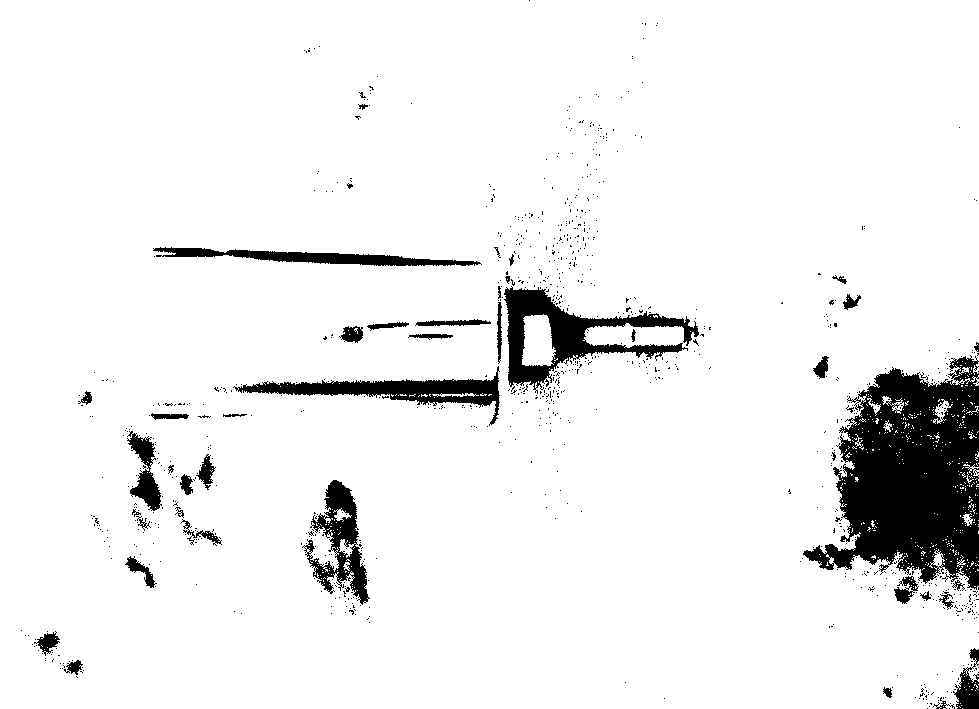
//> input picture 06.png, 979 x 709 px
$ ./膨胀腐蚀   (built with g++ and OpenCV 4)
//> lines starting //> are read from the running program, lines starting //| are printed output that depends on the picture; after the words box and inside, x2 and y2 are one past the last pixel; in counts of white or black regions, pixels touching at a corner belong together

//-----------------------------------【程序说明】----------------------------------------------
//            程序名称:：《【OpenCV入门教程之十】形态学图像处理（一）：膨胀与腐蚀  》 博文配套源码
//            开发所用IDE版本：Visual Studio 2010
//          开发所用OpenCV版本： 2.4.8
//            2014年4月14日 Create by 浅墨
//            浅墨的微博：@浅墨_毛星云
//------------------------------------------------------------------------------------------------

//-----------------------------------【头文件包含部分】---------------------------------------
//            描述：包含程序所依赖的头文件
//----------------------------------------------------------------------------------------------
#include <opencv2/opencv.hpp>
#include <opencv2/highgui/highgui.hpp>
#include<opencv2/imgproc/imgproc.hpp>
#include <iostream>

//-----------------------------------【命名空间声明部分】---------------------------------------
//            描述：包含程序所使用的命名空间
//-----------------------------------------------------------------------------------------------
using namespace std;
using namespace cv;


//-----------------------------------【全局变量声明部分】--------------------------------------
//            描述：全局变量声明
//-----------------------------------------------------------------------------------------------
Mat g_srcImage, g_dstImage;//原始图和效果图
int g_nTrackbarNumer = 0;//0表示腐蚀erode, 1表示膨胀dilate
int g_nStructElementSize = 3; //结构元素(内核矩阵)的尺寸


							  //-----------------------------------【全局函数声明部分】--------------------------------------
							  //            描述：全局函数声明
							  //-----------------------------------------------------------------------------------------------
void Process();//膨胀和腐蚀的处理函数
void on_TrackbarNumChange(int, void *);//回调函数
void on_ElementSizeChange(int, void *);//回调函数


									   //-----------------------------------【main( )函数】--------------------------------------------
									   //            描述：控制台应用程序的入口函数，我们的程序从这里开始
									   //-----------------------------------------------------------------------------------------------
int main()
{
	//改变console字体颜色
	system("color5E");

	//载入原图
	g_srcImage = imread("06.png");
//> g_srcImage is the input picture: 709 rows x 979 cols, CV_8UC3; 93% white; 939 black regions (895 under 20 px), largest, box (x1, y1, x2, y2) and area: (803, 355, 979, 590) 24339, (504, 286, 699, 394) 6204, (233, 366, 500, 426) 4081
	if (!g_srcImage.data) { printf("Oh，no，读取srcImage错误~！\n"); return false; }

	//显示原始图
	namedWindow("【原始图】");
	imshow("【原始图】", g_srcImage);

	//进行初次腐蚀操作并显示效果图
	namedWindow("【效果图】");
	//获取自定义核
	Mat element = getStructuringElement(MORPH_RECT, Size(2 * g_nStructElementSize + 1, 2 * g_nStructElementSize + 1), Point(g_nStructElementSize, g_nStructElementSize));
	erode(g_srcImage, g_dstImage, element);
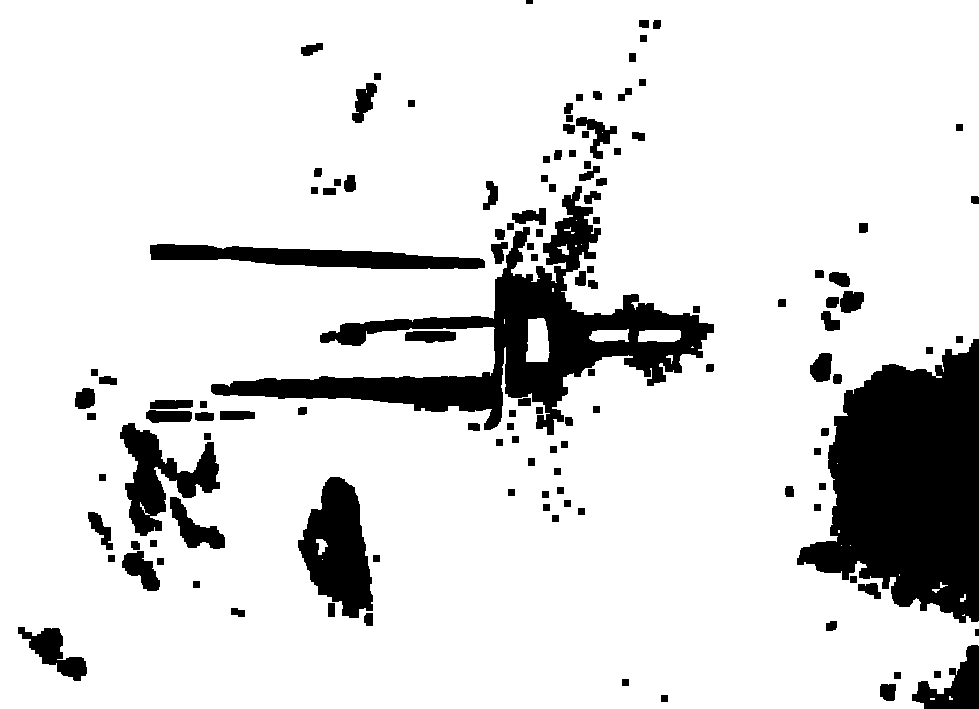
//> g_dstImage: 709 rows x 979 cols, CV_8UC3; 86.1% white; 128 black regions, largest, box (x1, y1, x2, y2) and area: (797, 339, 979, 623) 33774, (211, 186, 714, 435) 27520, (298, 477, 373, 618) 6579
	imshow("【效果图】", g_dstImage);

	//创建轨迹条
	createTrackbar("腐蚀/膨胀", "【效果图】", &g_nTrackbarNumer, 1, on_TrackbarNumChange);
//> slider '腐蚀/膨胀' is set to 1
	createTrackbar("内核尺寸", "【效果图】", &g_nStructElementSize, 21, on_ElementSizeChange);

	//输出一些帮助信息
	cout << endl << "\t嗯。运行成功，请调整滚动条观察图像效果~\n\n"
		<< "\t按下“q”键时，程序退出~!\n"
		<< "\n\n\t\t\t\tby浅墨";

	//轮询获取按键信息，若下q键，程序退出
	while (char(waitKey(1)) != 'q') {}
//> in Process, `dilate(g_srcImage, g_dstImage, element);`:
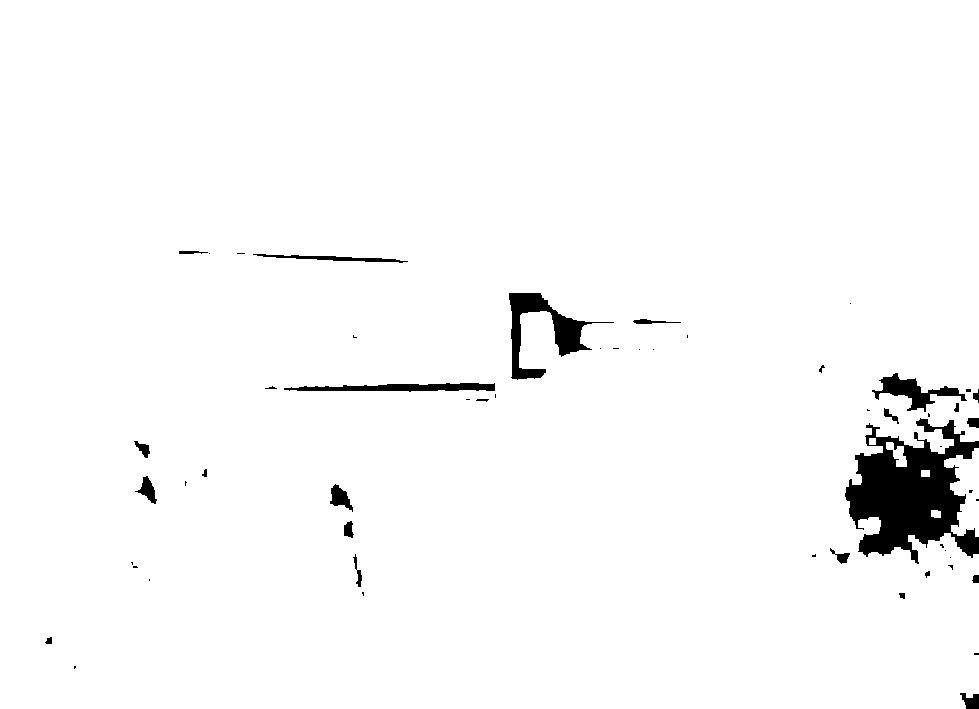
//> g_dstImage: 709 rows x 979 cols, CV_8UC3; 97.4% white; 55 black regions (30 under 20 px), largest, box (x1, y1, x2, y2) and area: (845, 418, 979, 564) 10580, (509, 293, 614, 380) 2537, (872, 373, 967, 412) 1211
//> the 'q' key is pressed

	return 0;
}

//-----------------------------【Process( )函数】------------------------------------
//            描述：进行自定义的腐蚀和膨胀操作
//-----------------------------------------------------------------------------------------
void Process()
{
	//获取自定义核
	Mat element = getStructuringElement(MORPH_RECT, Size(2 * g_nStructElementSize + 1, 2 * g_nStructElementSize + 1), Point(g_nStructElementSize, g_nStructElementSize));

	//进行腐蚀或膨胀操作
	if (g_nTrackbarNumer == 0) {
		erode(g_srcImage, g_dstImage, element);
	}
	else {
		dilate(g_srcImage, g_dstImage, element);
	}

	//显示效果图
	imshow("【效果图】", g_dstImage);
}


//-----------------------------【on_TrackbarNumChange( )函数】------------------------------------
//            描述：腐蚀和膨胀之间切换开关的回调函数
//-----------------------------------------------------------------------------------------------------
void on_TrackbarNumChange(int, void *)
{
	//腐蚀和膨胀之间效果已经切换，回调函数体内需调用一次Process函数，使改变后的效果立即生效并显示出来
	Process();
}


//-----------------------------【on_ElementSizeChange( )函数】-------------------------------------
//            描述：腐蚀和膨胀操作内核改变时的回调函数
//-----------------------------------------------------------------------------------------------------
void on_ElementSizeChange(int, void *)
{
	//内核尺寸已改变，回调函数体内需调用一次Process函数，使改变后的效果立即生效并显示出来
	Process();
}

$ run again, with dgree 174.png copied over 06.png
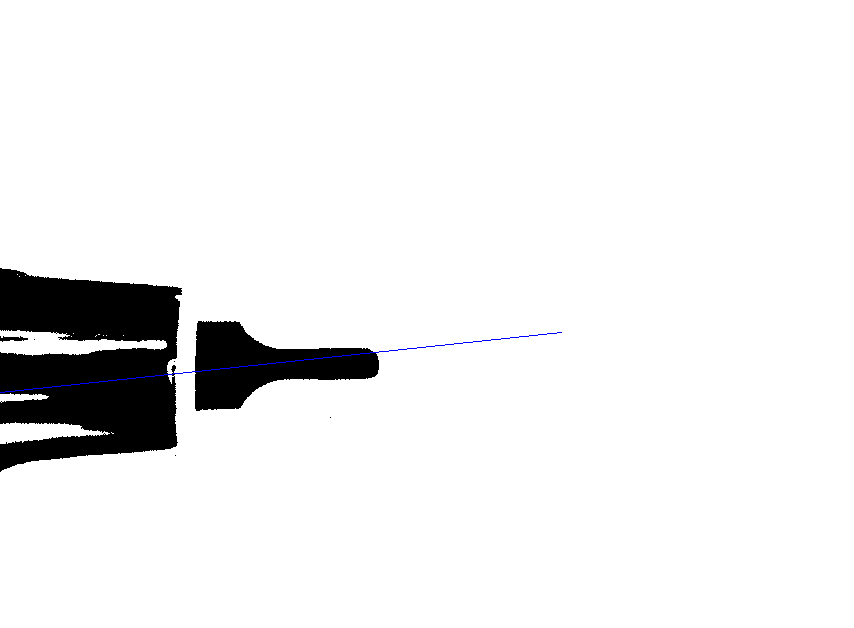
//> input picture dgree 174.png, 854 x 628 px
//> g_srcImage is the input picture: 628 rows x 854 cols, CV_8UC3; mean B, G, R 238.1, 237.8, 237.8
//> `erode(g_srcImage, g_dstImage, element);`:
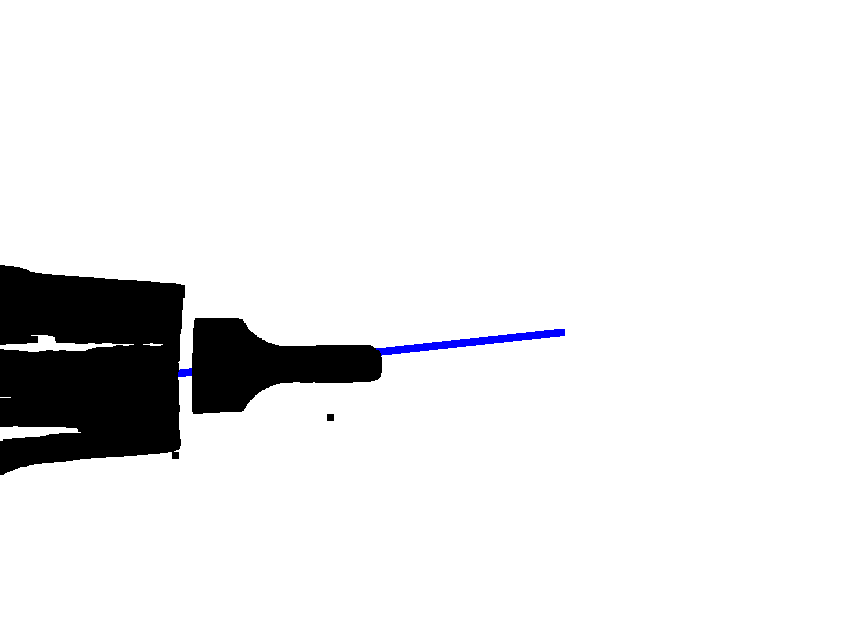
//> g_dstImage: 628 rows x 854 cols, CV_8UC3; mean B, G, R 235, 234.2, 234.2
//> in Process, `dilate(g_srcImage, g_dstImage, element);`:
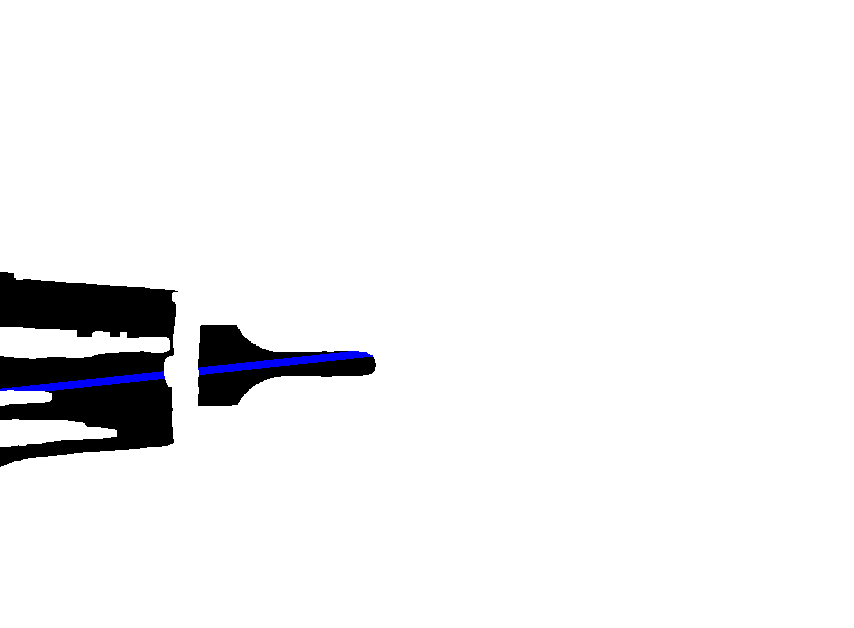
//> g_dstImage: 628 rows x 854 cols, CV_8UC3; 3.08% of pixels changed, all inside (x1, y1, x2, y2) = (0, 265, 565, 475)
